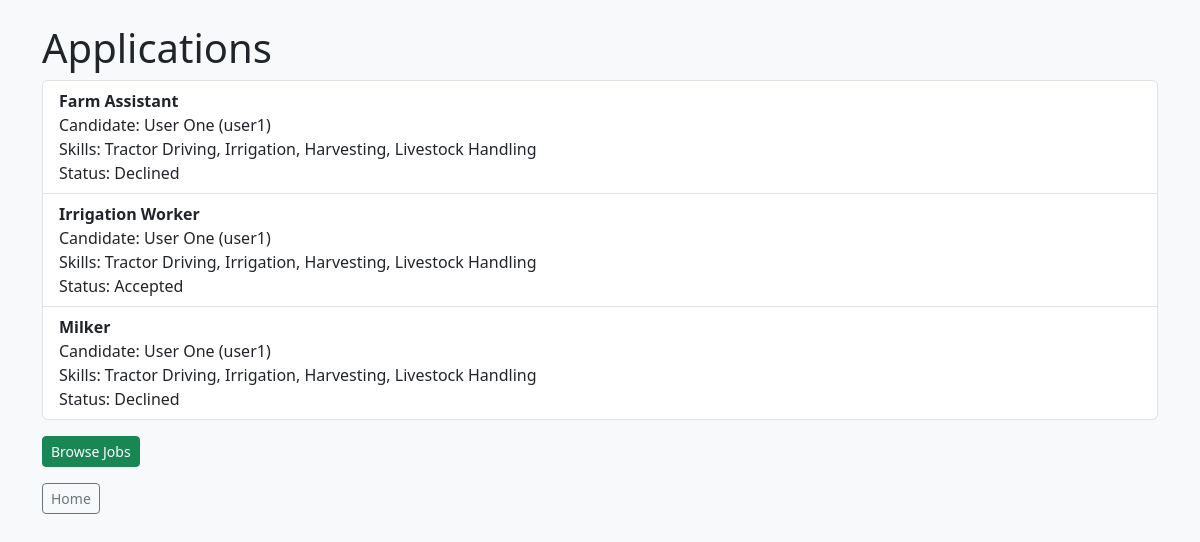
Screenshot of /applications/ (signed in) with the database file from the repository.
### core/models.py (models this page shows, shortened)
class Application(models.Model):
    candidate = models.ForeignKey(CandidateProfile, on_delete=models.CASCADE)
    job = models.ForeignKey(Job, on_delete=models.CASCADE)
    status = models.CharField(max_length=50, default="Pending")

class Job(models.Model):
    employer = models.ForeignKey(EmployerProfile, on_delete=models.CASCADE)
    title = models.CharField(max_length=100)
    description = models.TextField()
    location = models.CharField(max_length=100)

class CandidateProfile(models.Model):
    user = models.OneToOneField(User, on_delete=models.CASCADE)
    full_name = models.CharField(max_length=100)
    location = models.CharField(max_length=100, blank=True)
    bio = models.TextField(blank=True)

class CandidateSkill(models.Model):
    candidate = models.ForeignKey(CandidateProfile, on_delete=models.CASCADE)
    skill = models.ForeignKey(Skill, on_delete=models.CASCADE)
    class Meta:
        unique_together = ("candidate", "skill")

class Skill(models.Model):
    name = models.CharField(max_length=100, unique=True)

### core/views.py (the view)
# urls.py: path("applications/", views.application_list, name="application_list"),
@login_required
def application_list(request):
    base_queryset = Application.objects.select_related(
        "candidate",
        "candidate__user",
        "job",
        "job__employer",
    ).prefetch_related("candidate__candidateskill_set__skill")
    if is_candidate(request.user):
        candidate = get_object_or_404(CandidateProfile, user=request.user)
        applications = base_queryset.filter(candidate=candidate)
    elif is_employer(request.user):
        employer = get_object_or_404(EmployerProfile, user=request.user)
        applications = base_queryset.filter(job__employer=employer)
    elif is_recruiter(request.user) or request.user.is_superuser:
        applications = base_queryset.all()
    else:
        applications = Application.objects.none()
    return render(
        request,
        "core/application_list.html",
        {"applications": applications, "user_role": get_user_role(request.user)},
    )

### core/views.py (called while the page is built)
def get_user_role(user):
    if not user.is_authenticated:
        return ""
    try:
        return user.userprofile.role
    except UserProfile.DoesNotExist:
        return ""

def is_candidate(user):
    return get_user_role(user) == "candidate"

### core/templates/core/application_list.html (shortened to what this page needs)
<!DOCTYPE html>
<html lang="en">
<head>
    <link href="https://cdn.jsdelivr.net/npm/bootstrap@5.3.3/dist/css/bootstrap.min.css" rel="stylesheet">
</head>
<body class="bg-light">
    <div class="container py-4">
    <h1>Applications</h1>
    {% if applications %}
        <ul class="list-group mb-3">
            {% for application in applications %}
                <li class="list-group-item">
                    <strong>{{ application.job.title }}</strong><br>
                    Candidate: {{ application.candidate.full_name }} ({{ application.candidate.user.username }})<br>
                    Skills:
                    {% for candidate_skill in application.candidate.candidateskill_set.all %}
                        {{ candidate_skill.skill.name }}{% if not forloop.last %}, {% endif %}
                    {% empty %}
                        No skills listed
                    {% endfor %}
                    <br>
                    <span>Status: {{ application.status }}</span>
                </li>
            {% endfor %}
        </ul>
    {% else %}
        <p>No applications found.</p>
    {% endif %}
    {% if user_role == "candidate" %}
    <p><a href="/jobs/" class="btn btn-success btn-sm">Browse Jobs</a></p>
    {% endif %}
    <p><a href="/" class="btn btn-outline-secondary btn-sm">Home</a></p>
    </div>
</body>
</html>

### rows the page displays
Application: job "Farm Assistant", candidate.full_name "User One", candidate.user.username "user1", status "Declined"
CandidateSkill: skill.name "Tractor Driving"
CandidateSkill: skill.name "Irrigation"
CandidateSkill: skill.name "Harvesting"
CandidateSkill: skill.name "Livestock Handling"
Application: job "Irrigation Worker", candidate.full_name "User One", candidate.user.username "user1", status "Accepted"
Application: job "Milker", candidate.full_name "User One", candidate.user.username "user1", status "Declined"
